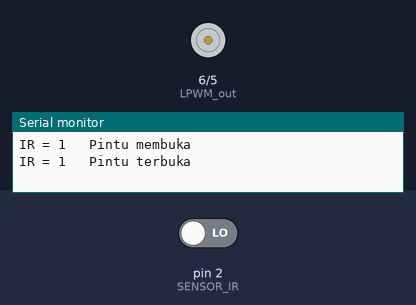
This sketch was run on a simulated Arduino Uno, built with avr-gcc and run on an emulated ATmega328P. Shown: motor-driver pin pairs drawn as motors (green arrow = first pin HIGH = forward, orange = second pin HIGH = backward, longer = more drive), the last lines printed to the serial monitor. The inputs (shaded band) are chosen by the test bench; at power-on: pin 2 (SENSOR_IR) LOW.

Above: at 3.8 s.
3.9 s: pin 2 (SENSOR_IR) driven HIGH
7.5 s: pin 2 (SENSOR_IR) driven LOW
At 8.1 s:
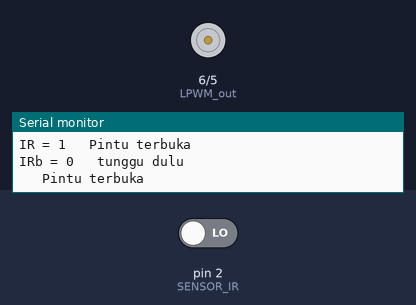
13.5 s: pin 2 (SENSOR_IR) driven HIGH
At 18.3 s:
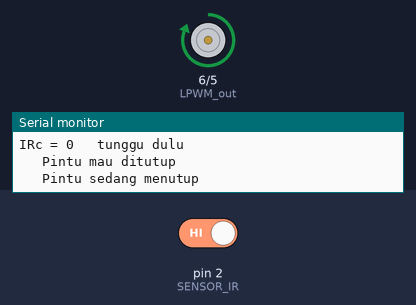
Timing chart, 0 to 23.0 s (numbered marks = the images above; inputs shaded):
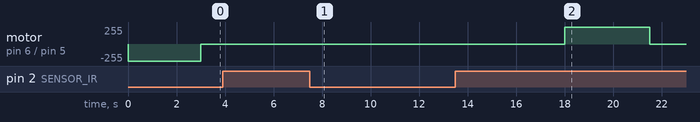

Measured:
- after the input at 7.5 s, motor on pin 6 (LPWM_out) / pin 5 (RPWM_out): stays stopped (without the input it goes to forward 255/255 after 4.5 s)
- after the input at 13.5 s, motor on pin 6 (LPWM_out) / pin 5 (RPWM_out): stopped → forward 255/255 after 4.5 s, → stopped 3.5 s later

The sketch:

kontrol_motor_dc_IR_sensor.ino
```cpp
/*
 * Program untuk buka pintu (gagang pintu = off)
 *
 * Membaca dari sensor infrared
 * Infrared = on, maka pintu membuka, tunggu x detik, tutup
 * Motor DC tanpa encoder
 * Motor driver: IBT-2
 */

//#include <Arduino.h>
#define SENSOR_IR 2
#define RPWM_out 5 //connect to IBT-2, pin 1 (RPWM)
#define LPWM_out 6 //connect to IBT-2, pin 2 (LPWM)

int posisi_pintu = 0;
int IR_status_a;
int IR_status_b;
int IR_status_c;
int IR_status = 0; //0 = diam, 1 = buka, 2 = tunggu, 3 = tutup

void pintu()
{
  IR_status = digitalRead(SENSOR_IR);
  Serial.print("IR = ");
  Serial.println(IR_status);
}

void setup()
{
  pinMode(RPWM_out, OUTPUT);
  pinMode(LPWM_out, OUTPUT);
  //attachInterrupt(digitalPinToInterrupt(2),pintu,FALLING);
  pinMode(SENSOR_IR, INPUT);
  int posisi_pintu = 0; // 0 = diam, 1 = buka, 2 = tunggu, 3 = tutup
  Serial.begin(9600);
}


void loop()
{
  int IR_Value = digitalRead(SENSOR_IR);

  if (IR_Value == LOW)
  {
    IR_status_a = digitalRead(SENSOR_IR);
    if (IR_status_a - 0 == 0)
    {
      IR_status = 1;
    }
    else
    {
      IR_status = 0;
    }

    cek_pintu:
    Serial.print("IR = ");
    Serial.print(IR_status);
    if(IR_status == 1)
    {
      if (posisi_pintu == 0)
      {
        motor_buka();
        delay(3000);
        posisi_pintu = 1;
        goto cek_pintu;
      }

      if (posisi_pintu == 1)
      {
        tunggu:
        motor_tunggu();
        IR_status_b = digitalRead(SENSOR_IR);
        delay(3000);
        if (IR_status - IR_status_b != 0)
        {
         Serial.print("IRb = ");
         Serial.print(IR_status_b);
         Serial.println("\t tunggu dulu");
         goto tunggu;
        }
        else
        {
         posisi_pintu = 2;
        }
        IR_status_b = 1;
        goto cek_pintu;
      }

      if (posisi_pintu == 2)
      {
        mau_tutup:
        Serial.println("\t Pintu mau ditutup");
        IR_status_c = digitalRead(SENSOR_IR);
        delay(3000);
        if (IR_status - IR_status_c != 0)
        {
         Serial.print("IRc = ");
         Serial.print(IR_status_c);
         Serial.println("\t tunggu dulu");
         goto mau_tutup;
        }
        else
        {
          motor_tutup();
          delay(3000);
        }
        posisi_pintu = 0;
        IR_status_c = 1;
      }
    }
  }

  if (IR_Value == HIGH)
  {
    motor_diam();
  }

  akhir:
  delay(500);
}

/*
 * Fungsi buka_tutup_stop motor
 */

void motor_diam()
{
  analogWrite(LPWM_out, 0);
  analogWrite(RPWM_out, 0);
  int posisi_pintu = 0;
  Serial.println("\t Pintu tutup");
}

void motor_buka()
{
  analogWrite(LPWM_out, 0);
  analogWrite(RPWM_out, 255);
  int posisi_pintu = 1;
  Serial.println("\t Pintu membuka");
}

void motor_tunggu()
{
  analogWrite(LPWM_out, 0);
  analogWrite(RPWM_out, 0);
  int posisi_pintu = 2;
  Serial.println("\t Pintu terbuka");
}

void motor_tutup()
{
  analogWrite(LPWM_out, 255);
  analogWrite(RPWM_out, 0);
  int posisi_pintu = 3;
  Serial.println("\t Pintu sedang menutup");
}
```
